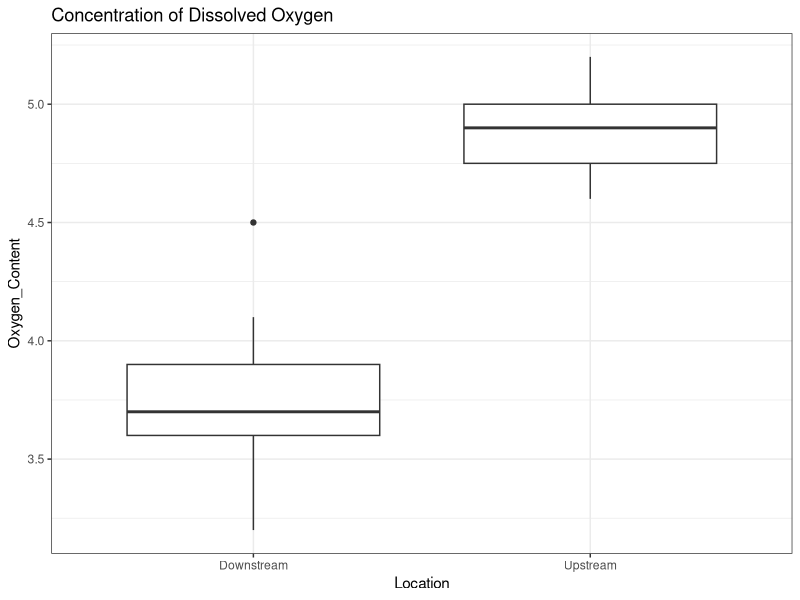

This figure's R source:
# 
# Script Name: Two Sample T-Test for River Oxygen Levels
# Created on:  02/01/2024
# Author:      Christian (Max) Welshinger
# Purpose:     Determine if the reduction in dissolved oxygen in river water
#              is significant or not

# Input values of upstream and downstream samples

Upstream <- c(5.2, 4.8, 5.1, 5.0, 4.9, 4.8, 5.0, 4.7, 4.7, 5.0, 4.6, 5.2, 5.0,
              4.9, 4.7)

Downstream <- c(3.2, 3.4, 3.7, 3.9, 3.6, 3.8, 3.9, 3.6, 4.1, 3.3, 4.5, 3.7, 3.9,
                3.8, 3.7)

# find n of the downstream data and assign to variable

n_Upstream <- length(Upstream)

# find n of the upstream data and assign to variable

n_Downstream <- length(Downstream)

# We'll make a table of the sample values

upVec <- rep('Upstream', each = n_Upstream)

downVec <- rep('Downstream', each = n_Downstream)

Oxygen_Content <- c(Upstream, Downstream)
Location <- c(upVec, downVec)

RiverDataTable <- data.frame(Oxygen_Content, Location)

# Load in in ggplot2 for generating boxplot
library(ggplot2)
# create a side-by-side boxplot of the two data sets

ggplot(RiverDataTable, aes(Location, y = Oxygen_Content)) +
  geom_boxplot() + labs(title = 'Concentration of Dissolved Oxygen') + 
  theme_bw()

# From the boxplots, we see that there is clearly a difference in 
# the data between the two sample. To start with, the upper outlier in the 
# downstream data is still below the lowest value in the upstream data. 
# The sets are both only slightly skewed, as the median for the upstream data 
# is slightly higher than the middle of the IQR, while the median of the 
# downstream water is slightly lower than the middle of the IQR.

# calculate the mean of the upstream data and assign to variable

mean_Upstream <- mean(Upstream)

# calculate the mean of the downstream data and assign to variable

mean_Downstream <- mean(Downstream)


# find the difference of the two means and assign to variable. We'll
# subtract the upstream from the downstream to get a negative -- This
# is because our hypthosesis test will centered around -0.5, because
# we already assume the oxygen is decreased, but we want to know if
# it's significantly different from -0.5

DifferenceOfMeans <-mean_Downstream - mean_Upstream

# find the variance of the upstream data and assign to variable

var_Upstream <- var(Upstream)

# find the variance of the downstream data and assign to variable

var_Downstream <- var(Downstream)


# We need to determine which two sample t-test to perform, a Welch's t-test,
# or a regular t-test. In other words, we need to determine if we can assume
# that the variances between the two samples are the same. We'll do that by
# dividing the greater of the two by the lesser, and seeing if the result
# is less than 4

var_Downstream/var_Upstream

# So we'll use pooled variance since the proportion between the greater and lesser
# variance is less than 4

PooledVariance <- ((n_Downstream-1) * var_Downstream + 
                   (n_Upstream-1) * var_Upstream) /
  (n_Downstream + n_Upstream - 2)

# calculate the t-statistic manually using the formula

tstat <- (DifferenceOfMeans + 0.5) / 
  (sqrt(PooledVariance * (1/n_Upstream + 1/n_Downstream)))

# Use the qt function to get the critial value for a two-tailed t-distribution
# with 99 percent confidence interval and 28 degrees of freedom

CriticalT <- qt(0.995, df = 28)

# calculate the margin of error and assign to variable

MOE <- CriticalT * sqrt(PooledVariance * (1/n_Upstream + 1/n_Downstream))

# calculate the left side of the confidence interval

CILeft <- DifferenceOfMeans - MOE

# calculate the right side of the confidence interval

CIRight <- DifferenceOfMeans + MOE

#code for getting R to do the t test for you

t.test(Downstream, Upstream, paired = FALSE, alternative = "two.sided",
       mu = -0.5, conf.level = 0.99, var.equal = TRUE )


# a) The data  provide sufficient evidence to reject the null
# hypothesis, meaning that there is sufficient evidence to show that there
# is a significant reduction in the amount of dissolved oxygen in the
# river water as a result of the discharge. With a critical t value of -2.467,
# we would certainly reject the null hypothesis which states that there is no
# significant decrease of dissolved oxygen in the river water, given that our
# calculated t value is -6.963, well beyond our critical t value.

# d) We are 99% confident that the real difference in dissolved oxygen in PPM
# between the upstream water and the downstream water is between
# -1.431 and -0.902
